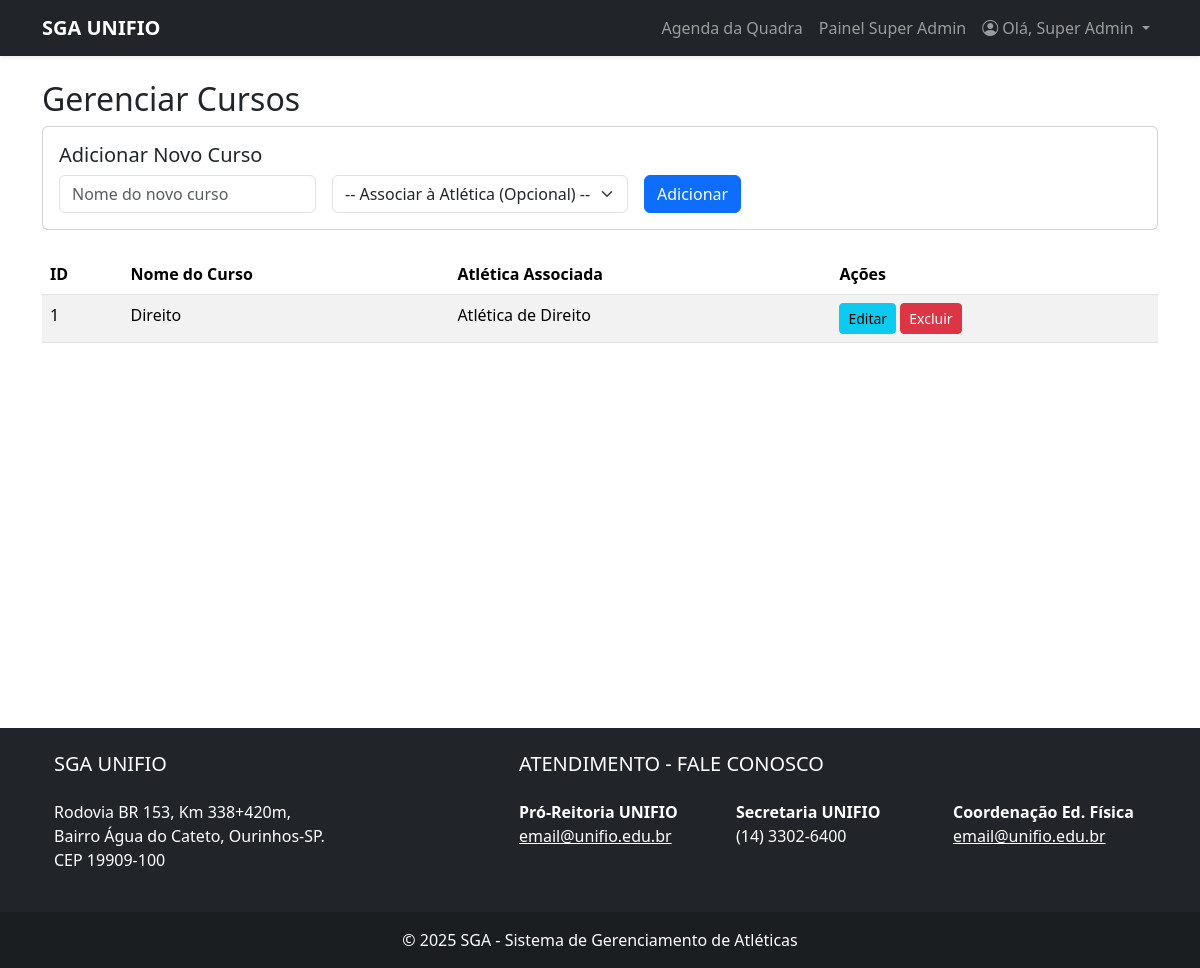
The page /super_admin/gerenciar_cursos.php (signed in) on the database as committed earlier.
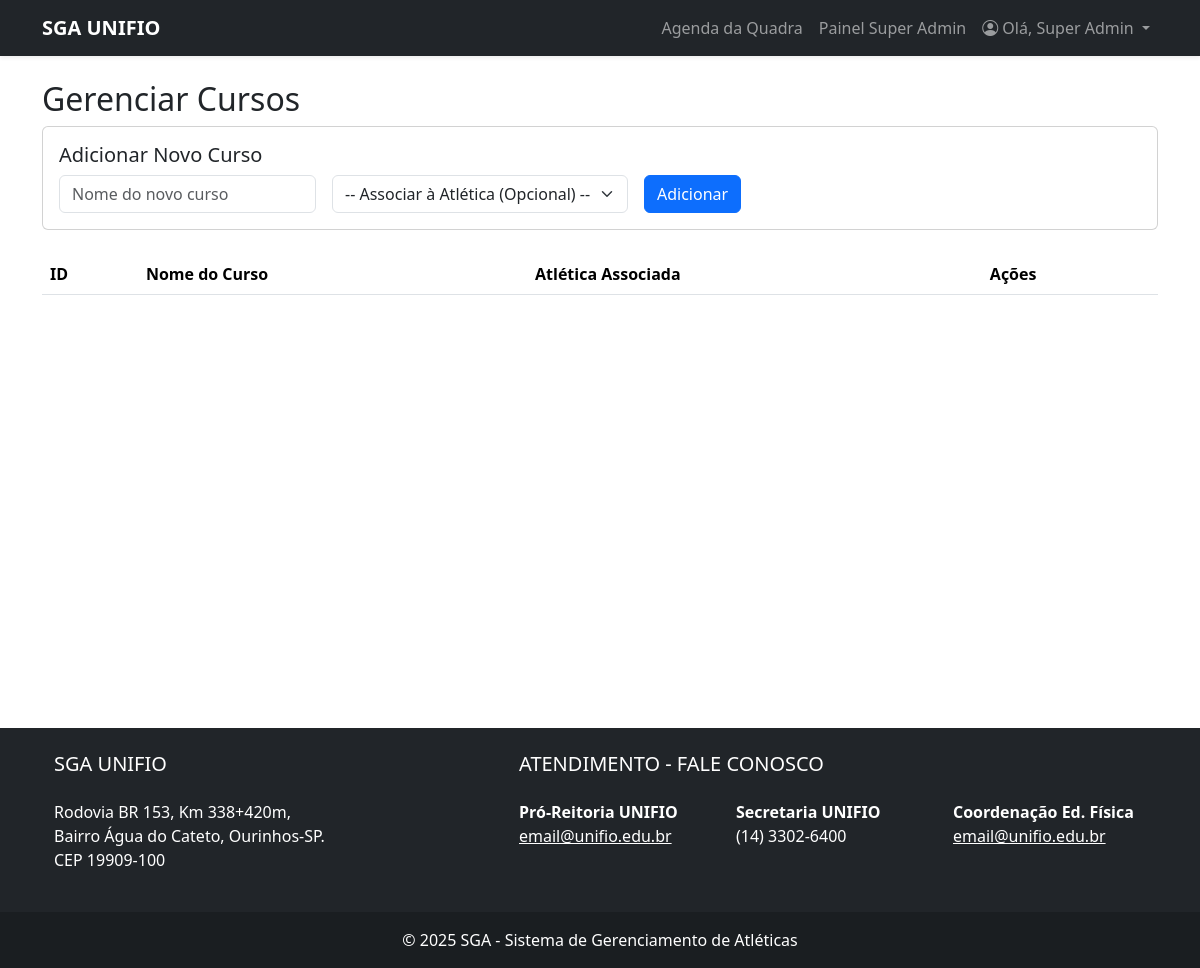
The same page on the database as committed later.
### tables this page shows
CREATE TABLE `cursos` (
  `id` int(11) NOT NULL,
  `nome` varchar(255) NOT NULL,
  `atletica_id` int(11) DEFAULT NULL,
  `coordenador_id` int(11) DEFAULT NULL
);

CREATE TABLE `atleticas` (
  `id` int(11) NOT NULL,
  `nome` varchar(255) NOT NULL,
  `descricao` text DEFAULT NULL,
  `logo_url` varchar(255) DEFAULT NULL
);

### super_admin/gerenciar_cursos.php (the view, shortened to what this page needs)
<?php
require_once '../config.php';
$cursos = $conexao->query("SELECT c.id, c.nome, a.nome as atletica_nome FROM cursos c LEFT JOIN atleticas a ON c.atletica_id = a.id ORDER BY c.nome");
?>
<?php include '../templates/header.php'; ?>
    <h2>Gerenciar Cursos</h2>
    <div class="card mb-4"><div class="card-body">
            <h5>Adicionar Novo Curso</h5>
            <form method="post" class="row g-3 align-items-center">
                <div class="col-auto"><input type="text" name="nome" class="form-control" placeholder="Nome do novo curso" required></div>
                <div class="col-auto">
                    <select name="atletica_id" class="form-select"><option value="">-- Associar à Atlética (Opcional) --</option>
                    </select>
                </div>
                <div class="col-auto"><button type="submit" name="add_curso" class="btn btn-primary">Adicionar</button></div>
            </form>
        </div></div>
    <table class="table table-striped">
        <thead><tr><th>ID</th><th>Nome do Curso</th><th>Atlética Associada</th><th>Ações</th></tr></thead>
        <tbody>
        <?php while($row = $cursos->fetch_assoc()): ?>
            <tr>
                <td><?php echo $row['id']; ?></td>
                <td><?php echo htmlspecialchars($row['nome']); ?></td>
                <td><?php echo htmlspecialchars($row['atletica_nome'] ?? 'Nenhuma'); ?></td>
                <td>
                    <a href="editar_curso.php?id=<?php echo $row['id']; ?>" class="btn btn-sm btn-info">Editar</a>
                    <form method="post" class="d-inline" onsubmit="return confirm('Tem certeza?');">
                        <button type="submit" name="delete_curso" class="btn btn-sm btn-danger">Excluir</button>
                    </form>
                </td>
            </tr>
        <?php endwhile; ?>
        </tbody>
    </table>
<?php include '../templates/footer.php'; ?>

### templates/header.php (shortened to what this page needs)
<!DOCTYPE html>
<html lang="pt-BR">
<head>
    <link href="https://cdn.jsdelivr.net/npm/bootstrap@5.3.3/dist/css/bootstrap.min.css" rel="stylesheet">
    <link rel="stylesheet" href="https://cdn.jsdelivr.net/npm/bootstrap-icons@1.11.3/font/bootstrap-icons.min.css">
    <link rel="stylesheet" href="/sga/assets/css/style.css">
</head>
<body>
<nav class="navbar navbar-expand-lg navbar-dark bg-dark shadow-sm">
    <div class="container">
        <a class="navbar-brand" href="/sga/index.php"><strong>SGA UNIFIO</strong></a>
        <div class="collapse navbar-collapse" id="navbarNav">
            <ul class="navbar-nav ms-auto">
                <?php if (isset($_SESSION["loggedin"]) && $_SESSION["loggedin"] === true): ?>
                    <li class="nav-item"><a class="nav-link" href="/sga/pages/agenda.php">Agenda da Quadra</a></li>
                    <?php if ($_SESSION["role"] == 'admin' && $_SESSION["tipo_usuario_detalhado"] !== 'Professor' && $_SESSION["tipo_usuario_detalhado"] !== 'Professor Coordenador'): ?>
                        <li class="nav-item"><a class="nav-link" href="/sga/admin_atletica/dashboard.php">Painel Admin</a></li>
                    <?php elseif ($_SESSION["role"] == 'superadmin'): ?>
                        <li class="nav-item"><a class="nav-link" href="/sga/super_admin/dashboard.php">Painel Super Admin</a></li>
                    <?php endif; ?>
                    <li class="nav-item dropdown">
                        <a class="nav-link dropdown-toggle" href="#" role="button" data-bs-toggle="dropdown">
                            <i class="bi bi-person-circle"></i> Olá, <?php echo htmlspecialchars($_SESSION["nome"]); ?>
                        </a>
                    </li>
                <?php else: ?>
                    <li class="nav-item"><a class="nav-link" href="/sga/login.php">Login</a></li>
                    <li class="nav-item"><a class="nav-link" href="/sga/registro.php">Registrar</a></li>
                <?php endif; ?>
            </ul>
        </div>
    </div>
</nav>
<main class="container mt-4">

### templates/footer.php (shortened to what this page needs)
</main>
<footer class="bg-dark text-white mt-5">
    <div class="container p-4">
        <div class="row">
            <div class="col-lg-5 col-md-12 mb-4 mb-md-0">
                <h5 class="text-uppercase mb-4">SGA UNIFIO</h5>
                <p>
                    Rodovia BR 153, Km 338+420m,<br>
                    Bairro Água do Cateto, Ourinhos-SP.<br>
                    CEP 19909-100
                </p>
            </div>
            <div class="col-lg-7 col-md-12 mb-4 mb-md-0">
                <h5 class="text-uppercase mb-4">Atendimento - Fale Conosco</h5>
                <div class="row">
                    <div class="col-md-4">
                        <strong>Pró-Reitoria UNIFIO</strong><br>
                        <a href="mailto:email@unifio.edu.br" class="text-white">email@unifio.edu.br</a>
                    </div>
                    <div class="col-md-4">
                        <strong>Secretaria UNIFIO</strong><br>
                        (14) 3302-6400
                    </div>
                    <div class="col-md-4">
                        <strong>Coordenação Ed. Física</strong><br>
                        <a href="mailto:email@unifio.edu.br" class="text-white">email@unifio.edu.br</a>
                    </div>
                </div>
            </div>
        </div>
    </div>
    <div class="text-center p-3" style="background-color: rgba(0, 0, 0, 0.2);">
        © <?php echo date("Y"); ?> SGA - Sistema de Gerenciamento de Atléticas
    </div>
</footer>
</body>
</html>

### assets/css/style.css (style rules this page uses)
main.container { min-height: 75vh; }
.card { transition: all 0.2s ease-in-out; }

Rows that differ between the two databases and show on the page:
removed cursos: id "1", nome "Direito", atletica.nome "Atlética de Direito"
